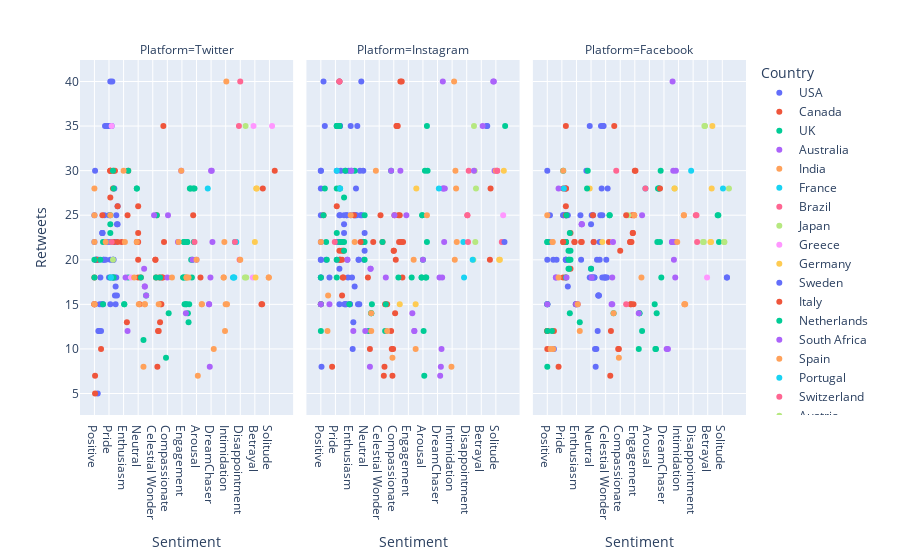

Notebook source saved alongside this figure:
### Code cell
import plotly.express as px
df = pd.read_csv('C:\\Users\\avaan\\Downloads\\archive (1)\\sentimentdataset.csv')
df.Country = df.Country.str.strip()
df.Platform = df.Platform.str.strip()
fig = px.scatter(df, x="Sentiment", y="Retweets", color="Country",facet_col="Platform")
fig.show()

### Figure 1 — Plotly figure (JSON) as saved in the notebook; plotly's stock layout.template omitted (floating-point values rounded to 4 significant figures)
{"data": [{"hovertemplate": "Country=USA<br>Platform=Twitter<br>Sentiment=%{x}<br>Retweets=%{y}<extra></extra>", "legendgroup": "USA", "marker": {"color": "#636efa", "symbol": "circle"}, "mode": "markers", "name": "USA", "orientation": "v", "showlegend": true, "type": "scatter", "x": [" Positive  ", " Negative  ", " Positive  ", " Positive  ", " Admiration   ", " Kind         ", " Admiration   ", " Kind         ", " Elation       ", " Despair         ", " Frustration ", " Regret         ", " Curiosity       ", " Determination   ", " Nostalgia       ", " Zest ", " Proud ", " Proud ", " Proud ", " Loneliness ", " Envious ", " Envious ", " Satisfaction  ", " Wonderment    ", " Despair ", " Love ", " Energy ", " Charm ", " Creativity ", " Pride ", " Iconic ", " Excitement ", " Inspiration ", " Adventure ", " Mesmerizing ", " Excitement ", " Frustration ", " Excitement ", " Pride ", " Joy ", " Contentment ", " Joy ", " Joy ", " Mischievous ", " Embarrassed ", " Joy ", " Embarrassed ", " Sad ", " Sad ", " Sad ", " Bad ", " Bad ", " Hate ", " Hate ", " Happy ", " Happy "], "xaxis": "x", "y": [15, 30, 22, 25, 20, 20, 20, 20, 20, 5, 12, 12, 15, 18, 12, 15, 23, 23, 23, 15, 20, 20, 25, 35, 20, 35, 35, 22, 35, 18, 22, 40, 35, 35, 40, 15, 20, 20, 25, 22, 20, 20, 20, 28, 18, 18, 16, 15, 17, 22, 18, 25, 16, 24, 24, 26], "yaxis": "y"}, {"hovertemplate": "Country=USA<br>Platform=Instagram<br>Sentiment=%{x}<br>Retweets=%{y}<extra></extra>", "legendgroup": "USA", "marker": {"color": "#636efa", "symbol": "circle"}, "mode": "markers", "name": "USA", "orientation": "v", "showlegend": false, "type": "scatter", "x": [" Positive  ", " Positive  ", " Positive  ", " Positive  ", " Negative  ", " Positive  ", " Positive  ", " Positive  ", " Positive  ", " Positive  ", " Positive  ", " Fear         ", " Happiness    ", " Affection    ", " Surprise     ", " Anticipation ", " Fear         ", " Affection    ", " Surprise     ", " Excitement   ", " Confusion ", " Euphoria      ", " Enthusiasm    ", " Empowerment   ", " Gratitude     ", " Enthusiasm    ", " Reverence ", " Despair      ", " Curiosity       ", " Melancholy      ", " Serenity        ", " Curiosity ", " Playful ", " Playful ", " Loneliness ", " Awe           ", " Admiration    ", " Empowerment   ", " Reflection    ", " Confidence    ", " Elation       ", " Whimsy        ", " Whimsy        ", " Heartbreak    ", " Joy ", " Enchantment ", " Awe ", " Excitement ", " Emotion ", " Celebration ", " Colorful ", " Frustration ", " Excitement ", " Contentment ", " Contentment ", " Joy ", " Joy ", " Joy ", " Excitement ", " Contentment ", " Gratitude ", " Relief ", " Joy ", " Mischievous ", " Joy ", " Joy ", " Excitement ", " Neutral ", " Neutral ", " Happy ", " Happy ", " Happy "], "xaxis": "x2", "y": [20, 15, 22, 28, 8, 30, 25, 18, 30, 20, 18, 15, 30, 15, 25, 20, 15, 15, 25, 18, 30, 15, 15, 25, 30, 15, 18, 10, 20, 13, 25, 17, 25, 25, 18, 28, 25, 35, 35, 15, 40, 20, 20, 15, 40, 30, 25, 35, 40, 25, 22, 35, 22, 35, 25, 35, 20, 25, 30, 35, 30, 20, 22, 30, 15, 19, 20, 23, 21, 23, 25, 24], "yaxis": "y2"}, {"hovertemplate": "Country=USA<br>Platform=Facebook<br>Sentiment=%{x}<br>Retweets=%{y}<extra></extra>", "legendgroup": "USA", "marker": {"color": "#636efa", "symbol": "circle"}, "mode": "markers", "name": "USA", "orientation": "v", "showlegend": false, "type": "scatter", "x": [" Positive  ", " Neutral   ", " Positive  ", " Positive  ", " Positive  ", " Bitter       ", " Enjoyment    ", " Bitter       ", " Kind         ", " Hope          ", " Euphoria      ", " Compassion    ", " Elation       ", " Euphoria      ", " Compassion    ", " Frustration     ", " Jealousy    ", " Nostalgia       ", " Numbness        ", " Serenity        ", " Determination   ", " Grateful ", " Hopeful ", " Empathetic ", " Empathetic ", " Jealous ", " Envious ", " Overwhelmed ", " Overwhelmed ", " Overwhelmed   ", " Resilience   ", " Darkness     ", " Grief ", " Grief ", " Enchantment ", " Joy ", " Ecstasy ", " Euphoria ", " Gratitude ", " Triumph ", " Pressure ", " Celestial Wonder ", " Indifference ", " Surprise ", " Curiosity ", " Contentment ", " Gratitude ", " Joy ", " Joy ", " Excitement ", " Joy ", " Positive ", " Joy ", " Excitement ", " Embarrassed ", " Joy ", " Embarrassed ", " Neutral ", " Neutral ", " Neutral "], "xaxis": "x3", "y": [20, 25, 15, 30, 15, 18, 25, 18, 22, 22, 15, 18, 25, 15, 18, 10, 8, 10, 10, 25, 20, 20, 12, 16, 16, 16, 20, 20, 22, 25, 35, 28, 18, 25, 30, 28, 35, 35, 18, 18, 18, 18, 20, 18, 20, 25, 35, 25, 20, 25, 25, 28, 20, 25, 25, 20, 17, 24, 19, 18], "yaxis": "y3"}, {"hovertemplate": "Country=Canada<br>Platform=Twitter<br>Sentiment=%{x}<br>Retweets=%{y}<extra></extra>", "legendgroup": "Canada", "marker": {"color": "#EF553B", "symbol": "circle"}, "mode": "markers", "name": "Canada", "orientation": "v", "showlegend": true, "type": "scatter", "x": [" Negative  ", " Negative  ", " Positive  ", " Positive  ", " Positive  ", " Anger        ", " Anger        ", " Bitter       ", " Elation       ", " Hope          ", " Serenity      ", " Tenderness    ", " Boredom         ", " Grief           ", " Ambivalence     ", " Nostalgia       ", " Melancholy      ", " Acceptance      ", " Serenity        ", " Proud ", " Serenity ", " Frustrated ", " Determination ", " Overjoyed     ", " Excitement   ", " Loneliness    ", " Happiness ", " Renewed Effort ", " Curiosity ", " Joy ", " Joy ", " Contentment ", " Gratitude ", " Excitement ", " Excitement ", " Excitement ", " Joy ", " Embarrassed ", " Excitement ", " Neutral ", " Neutral ", " Neutral ", " Neutral ", " Neutral ", " Happy ", " Happy "], "xaxis": "x", "y": [5, 7, 15, 18, 15, 20, 20, 15, 20, 18, 18, 25, 8, 12, 12, 10, 13, 18, 25, 25, 13, 15, 15, 18, 22, 18, 35, 22, 30, 22, 28, 30, 22, 30, 30, 30, 22, 30, 27, 26, 18, 20, 23, 22, 26, 22], "yaxis": "y"}, {"hovertemplate": "Country=Canada<br>Platform=Instagram<br>Sentiment=%{x}<br>Retweets=%{y}<extra></extra>", "legendgroup": "Canada", "marker": {"color": "#EF553B", "symbol": "circle"}, "mode": "markers", "name": "Canada", "orientation": "v", "showlegend": false, "type": "scatter", "x": [" Positive  ", " Pride        ", " Compassion    ", " Elation       ", " Serenity      ", " Grief           ", " Envy            ", " Boredom         ", " Indifference    ", " Serenity        ", " Numbness        ", " Ambivalence     ", " Numbness ", " Contentment ", " Compassionate ", " Contentment ", " Compassionate ", " Despair ", " Overwhelmed ", " Frustrated ", " Devastated ", " Apprehensive ", " Optimism      ", " Mindfulness   ", " InnerJourney  ", " Exhaustion ", " Regret ", " Sorrow ", " Betrayal ", " Joy ", " Enthusiasm ", " Heartwarming ", " Tranquility ", " Boredom ", " Surprise ", " Disgust ", " Excitement ", " Joy ", " Hate ", " Hate ", " Sad ", " Sad ", " Sad ", " Bad ", " Bad "], "xaxis": "x2", "y": [15, 12, 18, 25, 22, 8, 10, 7, 7, 25, 10, 15, 10, 20, 21, 20, 21, 8, 22, 15, 25, 14, 20, 35, 35, 35, 25, 22, 25, 40, 40, 22, 40, 18, 25, 22, 26, 21, 18, 21, 16, 20, 21, 18, 22], "yaxis": "y2"}, {"hovertemplate": "Country=Canada<br>Platform=Facebook<br>Sentiment=%{x}<br>Retweets=%{y}<extra></extra>", "legendgroup": "Canada", "marker": {"color": "#EF553B", "symbol": "circle"}, "mode": "markers", "name": "Canada", "orientation": "v", "showlegend": false, "type": "scatter", "x": [" Positive  ", " Positive  ", " Positive  ", " Positive  ", " Joy          ", " Enjoyment    ", " Acceptance   ", " Excitement   ", " Joy          ", " Acceptance   ", " Excitement   ", " Enthusiasm    ", " Hope          ", " Fulfillment   ", " Elation   ", " Grief           ", " Envy            ", " Boredom         ", " Indifference    ", " Nostalgia       ", " Playful ", " Compassionate ", " Confident ", " Confident ", " Despair ", " Amusement     ", " Serenity      ", " Contentment   ", " Engagement ", " Winter Magic ", " Joy ", " Joy ", " Joy ", " Curiosity ", " Joy ", " Joy ", " Joy ", " Excitement ", " Excitement ", " Excitement ", " Joy ", " Joy ", " Happy ", " Happy "], "xaxis": "x3", "y": [10, 12, 12, 12, 22, 25, 15, 22, 22, 15, 22, 15, 22, 22, 25, 12, 10, 7, 10, 12, 22, 21, 23, 23, 8, 15, 22, 25, 30, 30, 35, 22, 28, 22, 18, 22, 28, 18, 28, 22, 25, 26, 19, 23], "yaxis": "y3"}, {"hovertemplate": "Country=UK<br>Platform=Twitter<br>Sentiment=%{x}<br>Retweets=%{y}<extra></extra>", "legendgroup": "UK", "marker": {"color": "#00cc96", "symbol": "circle"}, "mode": "markers", "name": "UK", "orientation": "v", "showlegend": true, "type": "scatter", "x": [" Positive  ", " Positive  ", " Disgust      ", " Adoration    ", " Disgust      ", " Adoration    ", " Shame ", " Serenity      ", " Empowerment   ", " Reverence     ", " Tenderness    ", " Empowerment   ", " Hope          ", " Loneliness ", " Confusion       ", " Indifference    ", " Numbness        ", " Determination   ", " Inspired ", " Free-spirited ", " Free-spirited ", " Apprehensive ", " Dismissive ", " Fearful ", " Bitterness ", " Jealous ", " Contemplation ", " Appreciation  ", " Immersion ", " Melancholy ", " Loneliness ", " Desolation ", " Serenity ", " Captivation ", " Thrilling Journey ", " Satisfaction ", " Joy ", " Gratitude ", " Curiosity ", " Contentment ", " Contentment ", " Gratitude ", " Joy ", " Curiosity ", " Excitement ", " Excitement ", " Excitement ", " Excitement "], "xaxis": "x", "y": [18, 20, 18, 22, 18, 22, 15, 18, 15, 18, 25, 15, 18, 15, 15, 9, 11, 20, 15, 22, 22, 14, 14, 13, 15, 16, 28, 28, 20, 18, 22, 20, 18, 28, 22, 28, 30, 28, 30, 28, 18, 28, 18, 18, 25, 18, 24, 23], "yaxis": "y"}, {"hovertemplate": "Country=UK<br>Platform=Instagram<br>Sentiment=%{x}<br>Retweets=%{y}<extra></extra>", "legendgroup": "UK", "marker": {"color": "#00cc96", "symbol": "circle"}, "mode": "markers", "name": "UK", "orientation": "v", "showlegend": false, "type": "scatter", "x": [" Positive  ", " Positive  ", " Positive  ", " Amusement    ", " Confusion    ", " Happiness    ", " Amusement    ", " Confusion    ", " Pride        ", " Serenity      ", " Reverence     ", " Euphoria      ", " Elation       ", " Arousal       ", " Anxiety         ", " Disgust         ", " Frustration     ", " Acceptance      ", " Ambivalence     ", " Determination   ", " Curiosity       ", " Empathetic ", " Hopeful ", " Hopeful ", " Inspiration   ", " Blessed       ", " Surprise      ", " Regret ", " Nostalgia ", " Hope ", " Nostalgia ", " Frustration ", " Excitement ", " Excitement ", " Contentment ", " Curiosity ", " Joy ", " Excitement ", " Joy ", " Gratitude ", " Embarrassed ", " Joy ", " Excitement ", " Embarrassed ", " Excitement ", " Embarrassed ", " Excitement ", " Neutral ", " Neutral ", " Neutral ", " Happy ", " Happy ", " Happy "], "xaxis": "x2", "y": [15, 18, 12, 18, 25, 30, 18, 25, 30, 22, 18, 15, 25, 20, 12, 7, 12, 15, 12, 20, 22, 15, 14, 14, 30, 18, 18, 18, 22, 30, 35, 28, 18, 35, 28, 30, 22, 28, 35, 22, 22, 28, 35, 22, 20, 22, 23, 22, 25, 20, 27, 21, 22], "yaxis": "y2"}, {"hovertemplate": "Country=UK<br>Platform=Facebook<br>Sentiment=%{x}<br>Retweets=%{y}<extra></extra>", "legendgroup": "UK", "marker": {"color": "#00cc96", "symbol": "circle"}, "mode": "markers", "name": "UK", "orientation": "v", "showlegend": false, "type": "scatter", "x": [" Positive  ", " Positive  ", " Positive  ", " Positive  ", " Positive  ", " Calmness     ", " Tenderness    ", " Tenderness    ", " Loneliness      ", " Regret         ", " Anxiety   ", " Confusion       ", " Melancholy      ", " Ambivalence ", " Inspired ", " Inspired ", " Bitterness ", " Frustrated ", " Nostalgia      ", " Pride         ", " Elegance ", " Dazzle        ", " Grief      ", " Contentment ", " Excitement ", " Emotion ", " Reflection ", " Harmony ", " Joy ", " Joy ", " Joy ", " Joy ", " Bad ", " Bad ", " Hate ", " Hate ", " Sad ", " Sad ", " Sad ", " Neutral ", " Happy ", " Happy "], "xaxis": "x3", "y": [8, 12, 22, 15, 22, 15, 25, 25, 10, 12, 10, 10, 13, 14, 14, 14, 12, 14, 22, 28, 28, 28, 22, 25, 30, 30, 30, 18, 22, 18, 22, 22, 20, 19, 14, 23, 19, 21, 20, 19, 20, 21], "yaxis": "y3"}, {"hovertemplate": "Country=Australia<br>Platform=Twitter<br>Sentiment=%{x}<br>Retweets=%{y}<extra></extra>", "legendgroup": "Australia", "marker": {"color": "#ab63fa", "symbol": "circle"}, "mode": "markers", "name": "Australia", "orientation": "v", "showlegend": true, "type": "scatter", "x": [" Love         ", " Love         ", " Acceptance   ", " Arousal       ", " Contentment   ", " Reverence ", " Helplessness    ", " Serenity        ", " Confusion       ", " Compassionate ", " Grateful ", " Hopeful ", " Hopeful ", " Devastated ", " Jealous ", " Calmness      ", " DreamChaser   ", " Freedom       ", " Desolation ", " Loss ", " Surprise ", " Pride "], "xaxis": "x", "y": [15, 15, 22, 20, 30, 18, 8, 12, 14, 18, 19, 17, 17, 25, 16, 18, 30, 30, 20, 22, 25, 22], "yaxis": "y"}, {"hovertemplate": "Country=Australia<br>Platform=Instagram<br>Sentiment=%{x}<br>Retweets=%{y}<extra></extra>", "legendgroup": "Australia", "marker": {"color": "#ab63fa", "symbol": "circle"}, "mode": "markers", "name": "Australia", "orientation": "v", "showlegend": false, "type": "scatter", "x": [" Neutral   ", " Positive  ", " Pride        ", " Anticipation ", " Gratitude     ", " Arousal       ", " Compassion", " Resentment      ", " Helplessness ", " Loneliness ", " Melancholy      ", " Numbness        ", " Confusion       ", " Acceptance      ", " Confident ", " Grateful ", " Grateful ", " Yearning ", " Dismissive ", " Devastated ", " Dismissive ", " Curiosity  ", " Despair   ", " Enthusiasm ", " Miscalculation ", " Vibrancy ", " Nature's Beauty "], "xaxis": "x2", "y": [12, 15, 30, 20, 30, 20, 18, 7, 8, 15, 12, 8, 14, 18, 25, 19, 19, 10, 12, 25, 12, 18, 28, 30, 28, 22, 28], "yaxis": "y2"}, {"hovertemplate": "Country=Australia<br>Platform=Facebook<br>Sentiment=%{x}<br>Retweets=%{y}<extra></extra>", "legendgroup": "Australia", "marker": {"color": "#ab63fa", "symbol": "circle"}, "mode": "markers", "name": "Australia", "orientation": "v", "showlegend": false, "type": "scatter", "x": [" Neutral   ", " Positive  ", " Awe          ", " Awe          ", " Gratitude     ", " Enthusiasm    ", " Resentment      ", " Acceptance      ", " Ambivalence     ", " Confusion       ", " Acceptance      ", " Contentment ", " Playful ", " Playful ", " Playful ", " Loneliness ", " Yearning ", " Loneliness ", " Motivation    ", " Excitement    ", " Nostalgia     ", " Accomplishment ", " Curiosity   ", " Spark        ", " Bitterness ", " Despair "], "xaxis": "x3", "y": [18, 15, 22, 22, 15, 15, 10, 15, 15, 14, 18, 18, 24, 24, 24, 18, 10, 18, 40, 30, 20, 22, 18, 30, 25, 28], "yaxis": "y3"}, {"hovertemplate": "Country=India<br>Platform=Twitter<br>Sentiment=%{x}<br>Retweets=%{y}<extra></extra>", "legendgroup": "India", "marker": {"color": "#FFA15A", "symbol": "circle"}, "mode": "markers", "name": "India", "orientation": "v", "showlegend": true, "type": "scatter", "x": [" Positive  ", " Neutral   ", " Positive  ", " Positive  ", " Positive  ", " Positive  ", " Disappointed ", " Calmness     ", " Disappointed ", " Calmness     ", " Excitement ", " Fulfillment  ", " Arousal       ", " Contentment   ", " Fulfillment   ", " Jealousy        ", " Disgust         ", " Intimidation ", " Resentment      ", " Numbness        ", " Ambivalence     ", " Inspired ", " Hopeful ", " Inspired ", " Hopeful ", " Fearful ", " Gratitude     ", " Anticipation  ", " Enthusiasm    ", " Happiness     ", " Gratitude "], "xaxis": "x", "y": [25, 15, 22, 15, 15, 28, 18, 15, 18, 15, 25, 22, 20, 30, 22, 12, 7, 15, 10, 8, 15, 18, 15, 18, 15, 18, 22, 40, 30, 15, 22], "yaxis": "y"}, {"hovertemplate": "Country=India<br>Platform=Instagram<br>Sentiment=%{x}<br>Retweets=%{y}<extra></extra>", "legendgroup": "India", "marker": {"color": "#FFA15A", "symbol": "circle"}, "mode": "markers", "name": "India", "orientation": "v", "showlegend": false, "type": "scatter", "x": [" Positive  ", " Empowerment   ", " Jealousy        ", " Nostalgia       ", " Indifference    ", " Hopeful ", " Free-spirited ", " Zest ", " Hopeful ", " Frustrated ", " Bitterness ", " Thrill        ", " JoyfulReunion ", " Nostalgia ", " EmotionalStorm ", " Grief ", " Curiosity ", " Touched ", " Joy in Baking "], "xaxis": "x2", "y": [22, 25, 8, 12, 9, 12, 20, 16, 14, 12, 10, 40, 20, 25, 30, 30, 22, 28, 22], "yaxis": "y2"}, {"hovertemplate": "Country=India<br>Platform=Facebook<br>Sentiment=%{x}<br>Retweets=%{y}<extra></extra>", "legendgroup": "India", "marker": {"color": "#FFA15A", "symbol": "circle"}, "mode": "markers", "name": "India", "orientation": "v", "showlegend": false, "type": "scatter", "x": [" Positive  ", " Sadness      ", " Shame        ", " Sadness      ", " Shame        ", " Contentment   ", " Fulfillment  ", " Gratitude     ", " Contentment   ", " Intimidation    ", " Despair         ", " Determination   ", " Melancholy      ", " Curiosity       ", " Indifference    ", " Curiosity       ", " Fearful ", " Frustrated ", " Despair ", " Excitement "], "xaxis": "x3", "y": [25, 25, 15, 25, 15, 25, 22, 15, 25, 15, 10, 10, 12, 22, 9, 22, 18, 14, 18, 30], "yaxis": "y3"}, {"hovertemplate": "Country=France<br>Platform=Twitter<br>Sentiment=%{x}<br>Retweets=%{y}<extra></extra>", "legendgroup": "France", "marker": {"color": "#19d3f3", "symbol": "circle"}, "mode": "markers", "name": "France", "orientation": "v", "showlegend": true, "type": "scatter", "x": [" Intrigue      ", " Melodic       ", " Regret        ", " Heartbreak ", " Inspiration ", " Reflection ", " Inspiration ", " Obstacle ", " Creative Inspiration "], "xaxis": "x", "y": [18, 18, 18, 22, 18, 28, 22, 22, 22], "yaxis": "y"}, {"hovertemplate": "Country=France<br>Platform=Instagram<br>Sentiment=%{x}<br>Retweets=%{y}<extra></extra>", "legendgroup": "France", "marker": {"color": "#19d3f3", "symbol": "circle"}, "mode": "markers", "name": "France", "orientation": "v", "showlegend": false, "type": "scatter", "x": [" Excitement ", " Contentment ", " Desperation ", " Loss ", " Positivity "], "xaxis": "x2", "y": [30, 28, 22, 28, 18], "yaxis": "y2"}, {"hovertemplate": "Country=France<br>Platform=Facebook<br>Sentiment=%{x}<br>Retweets=%{y}<extra></extra>", "legendgroup": "France", "marker": {"color": "#19d3f3", "symbol": "circle"}, "mode": "markers", "name": "France", "orientation": "v", "showlegend": false, "type": "scatter", "x": [" Desolation ", " Solace "], "xaxis": "x3", "y": [28, 30], "yaxis": "y3"}, {"hovertemplate": "Country=Brazil<br>Platform=Twitter<br>Sentiment=%{x}<br>Retweets=%{y}<extra></extra>", "legendgroup": "Brazil", "marker": {"color": "#FF6692", "symbol": "circle"}, "mode": "markers", "name": "Brazil", "orientation": "v", "showlegend": true, "type": "scatter", "x": [" Gratitude   ", " Ruins      ", " Heartbreak ", " Satisfaction ", " Disappointment "], "xaxis": "x", "y": [35, 20, 22, 22, 40], "yaxis": "y"}, {"hovertemplate": "Country=Brazil<br>Platform=Instagram<br>Sentiment=%{x}<br>Retweets=%{y}<extra></extra>", "legendgroup": "Brazil", "marker": {"color": "#FF6692", "symbol": "circle"}, "mode": "markers", "name": "Brazil", "orientation": "v", "showlegend": false, "type": "scatter", "x": [" Enchantment   ", " Enchantment   ", " Marvel       ", " Wonder ", " Joy ", " Creativity "], "xaxis": "x2", "y": [25, 25, 22, 30, 40, 22], "yaxis": "y2"}, {"hovertemplate": "Country=Brazil<br>Platform=Facebook<br>Sentiment=%{x}<br>Retweets=%{y}<extra></extra>", "legendgroup": "Brazil", "marker": {"color": "#FF6692", "symbol": "circle"}, "mode": "markers", "name": "Brazil", "orientation": "v", "showlegend": false, "type": "scatter", "x": [" Suffering ", " Desolation ", " Betrayal ", " Kindness ", " Happiness ", " Ocean's Freedom "], "xaxis": "x3", "y": [25, 28, 15, 25, 30, 22], "yaxis": "y3"}, {"hovertemplate": "Country=Japan<br>Platform=Twitter<br>Sentiment=%{x}<br>Retweets=%{y}<extra></extra>", "legendgroup": "Japan", "marker": {"color": "#B6E880", "symbol": "circle"}, "mode": "markers", "name": "Japan", "orientation": "v", "showlegend": true, "type": "scatter", "x": [" Gratitude    ", " Resilience ", " Joy ", " Exploration "], "xaxis": "x", "y": [18, 35, 20, 18], "yaxis": "y"}, {"hovertemplate": "Country=Japan<br>Platform=Instagram<br>Sentiment=%{x}<br>Retweets=%{y}<extra></extra>", "legendgroup": "Japan", "marker": {"color": "#B6E880", "symbol": "circle"}, "mode": "markers", "name": "Japan", "orientation": "v", "showlegend": false, "type": "scatter", "x": [" Bittersweet ", " Isolation ", " Heartache ", " Success ", " Sympathy "], "xaxis": "x2", "y": [20, 35, 30, 22, 28], "yaxis": "y2"}, {"hovertemplate": "Country=Japan<br>Platform=Facebook<br>Sentiment=%{x}<br>Retweets=%{y}<extra></extra>", "legendgroup": "Japan", "marker": {"color": "#B6E880", "symbol": "circle"}, "mode": "markers", "name": "Japan", "orientation": "v", "showlegend": false, "type": "scatter", "x": [" PlayfulJoy    ", " FestiveJoy    ", " Accomplishment ", " Tranquility ", " Suspense ", " Imagination "], "xaxis": "x3", "y": [22, 22, 28, 25, 35, 35], "yaxis": "y3"}, {"hovertemplate": "Country=Greece<br>Platform=Twitter<br>Sentiment=%{x}<br>Retweets=%{y}<extra></extra>", "legendgroup": "Greece", "marker": {"color": "#FF97FF", "symbol": "circle"}, "mode": "markers", "name": "Greece", "orientation": "v", "showlegend": true, "type": "scatter", "x": [" Pensive ", " Reflection    ", " Whispers of the Past "], "xaxis": "x", "y": [18, 18, 35], "yaxis": "y"}, {"hovertemplate": "Country=Greece<br>Platform=Facebook<br>Sentiment=%{x}<br>Retweets=%{y}<extra></extra>", "legendgroup": "Greece", "marker": {"color": "#FF97FF", "symbol": "circle"}, "mode": "markers", "name": "Greece", "orientation": "v", "showlegend": false, "type": "scatter", "x": [" Curiosity     ", " Serenity "], "xaxis": "x3", "y": [18, 22], "yaxis": "y3"}, {"hovertemplate": "Country=Germany<br>Platform=Twitter<br>Sentiment=%{x}<br>Retweets=%{y}<extra></extra>", "legendgroup": "Germany", "marker": {"color": "#FECB52", "symbol": "circle"}, "mode": "markers", "name": "Germany", "orientation": "v", "showlegend": true, "type": "scatter", "x": [" Betrayal      ", " Sorrow      ", " Thrill ", " Breakthrough "], "xaxis": "x", "y": [22, 18, 28, 28], "yaxis": "y"}, {"hovertemplate": "Country=Germany<br>Platform=Instagram<br>Sentiment=%{x}<br>Retweets=%{y}<extra></extra>", "legendgroup": "Germany", "marker": {"color": "#FECB52", "symbol": "circle"}, "mode": "markers", "name": "Germany", "orientation": "v", "showlegend": false, "type": "scatter", "x": [" Bitterness ", " Betrayal ", " Contemplation "], "xaxis": "x2", "y": [15, 15, 28], "yaxis": "y2"}, {"hovertemplate": "Country=Germany<br>Platform=Facebook<br>Sentiment=%{x}<br>Retweets=%{y}<extra></extra>", "legendgroup": "Germany", "marker": {"color": "#FECB52", "symbol": "circle"}, "mode": "markers", "name": "Germany", "orientation": "v", "showlegend": false, "type": "scatter", "x": [" Thrill      ", " Adrenaline     ", " Serenity   ", " Grief ", " Accomplishment ", " Gratitude ", " Challenge "], "xaxis": "x3", "y": [22, 22, 28, 22, 28, 28, 35], "yaxis": "y3"}, {"hovertemplate": "Country=Sweden<br>Platform=Instagram<br>Sentiment=%{x}<br>Retweets=%{y}<extra></extra>", "legendgroup": "Sweden", "marker": {"color": "#636efa", "symbol": "circle"}, "mode": "markers", "name": "Sweden", "orientation": "v", "showlegend": true, "type": "scatter", "x": [" Harmony    ", " Harmony       "], "xaxis": "x2", "y": [35, 35], "yaxis": "y2"}, {"hovertemplate": "Country=Italy<br>Platform=Twitter<br>Sentiment=%{x}<br>Retweets=%{y}<extra></extra>", "legendgroup": "Italy", "marker": {"color": "#EF553B", "symbol": "circle"}, "mode": "markers", "name": "Italy", "orientation": "v", "showlegend": true, "type": "scatter", "x": [" Creativity   ", " ArtisticBurst ", " Nostalgia ", " Captivation ", " Envisioning History "], "xaxis": "x", "y": [15, 15, 18, 25, 28], "yaxis": "y"}, {"hovertemplate": "Country=Italy<br>Platform=Instagram<br>Sentiment=%{x}<br>Retweets=%{y}<extra></extra>", "legendgroup": "Italy", "marker": {"color": "#EF553B", "symbol": "circle"}, "mode": "markers", "name": "Italy", "orientation": "v", "showlegend": false, "type": "scatter", "x": [" Romance ", " Runway Creativity "], "xaxis": "x2", "y": [20, 28], "yaxis": "y2"}, {"hovertemplate": "Country=Italy<br>Platform=Facebook<br>Sentiment=%{x}<br>Retweets=%{y}<extra></extra>", "legendgroup": "Italy", "marker": {"color": "#EF553B", "symbol": "circle"}, "mode": "markers", "name": "Italy", "orientation": "v", "showlegend": false, "type": "scatter", "x": [" Grief      ", " Betrayal ", " Excitement ", " Determination "], "xaxis": "x3", "y": [28, 25, 22, 35], "yaxis": "y3"}, {"hovertemplate": "Country=Netherlands<br>Platform=Instagram<br>Sentiment=%{x}<br>Retweets=%{y}<extra></extra>", "legendgroup": "Netherlands", "marker": {"color": "#00cc96", "symbol": "circle"}, "mode": "markers", "name": "Netherlands", "orientation": "v", "showlegend": true, "type": "scatter", "x": [" Joy "], "xaxis": "x2", "y": [35], "yaxis": "y2"}, {"hovertemplate": "Country=Netherlands<br>Platform=Facebook<br>Sentiment=%{x}<br>Retweets=%{y}<extra></extra>", "legendgroup": "Netherlands", "marker": {"color": "#00cc96", "symbol": "circle"}, "mode": "markers", "name": "Netherlands", "orientation": "v", "showlegend": false, "type": "scatter", "x": [" Radiance    ", " Radiance      ", " LostLove "], "xaxis": "x3", "y": [25, 25, 22], "yaxis": "y3"}, {"hovertemplate": "Country=South Africa<br>Platform=Instagram<br>Sentiment=%{x}<br>Retweets=%{y}<extra></extra>", "legendgroup": "South Africa", "marker": {"color": "#ab63fa", "symbol": "circle"}, "mode": "markers", "name": "South Africa", "orientation": "v", "showlegend": true, "type": "scatter", "x": [" Wonder     ", " Wonder       ", " Despair   ", " Isolation ", " Friendship ", " Thrill "], "xaxis": "x2", "y": [40, 40, 40, 30, 30, 35], "yaxis": "y2"}, {"hovertemplate": "Country=Spain<br>Platform=Twitter<br>Sentiment=%{x}<br>Retweets=%{y}<extra></extra>", "legendgroup": "Spain", "marker": {"color": "#FFA15A", "symbol": "circle"}, "mode": "markers", "name": "Spain", "orientation": "v", "showlegend": true, "type": "scatter", "x": [" Rejuvenation ", " Rejuvenation ", " Disappointment ", " Regret ", " Despair "], "xaxis": "x", "y": [18, 18, 20, 18, 22], "yaxis": "y"}, {"hovertemplate": "Country=Spain<br>Platform=Instagram<br>Sentiment=%{x}<br>Retweets=%{y}<extra></extra>", "legendgroup": "Spain", "marker": {"color": "#FFA15A", "symbol": "circle"}, "mode": "markers", "name": "Spain", "orientation": "v", "showlegend": false, "type": "scatter", "x": [" Solitude "], "xaxis": "x2", "y": [30], "yaxis": "y2"}, {"hovertemplate": "Country=Portugal<br>Platform=Facebook<br>Sentiment=%{x}<br>Retweets=%{y}<extra></extra>", "legendgroup": "Portugal", "marker": {"color": "#19d3f3", "symbol": "circle"}, "mode": "markers", "name": "Portugal", "orientation": "v", "showlegend": true, "type": "scatter", "x": [" Inspiration ", " Inspiration  "], "xaxis": "x3", "y": [28, 28], "yaxis": "y3"}, {"hovertemplate": "Country=Switzerland<br>Platform=Twitter<br>Sentiment=%{x}<br>Retweets=%{y}<extra></extra>", "legendgroup": "Switzerland", "marker": {"color": "#FF6692", "symbol": "circle"}, "mode": "markers", "name": "Switzerland", "orientation": "v", "showlegend": true, "type": "scatter", "x": [" Adventure "], "xaxis": "x", "y": [22], "yaxis": "y"}, {"hovertemplate": "Country=Switzerland<br>Platform=Instagram<br>Sentiment=%{x}<br>Retweets=%{y}<extra></extra>", "legendgroup": "Switzerland", "marker": {"color": "#FF6692", "symbol": "circle"}, "mode": "markers", "name": "Switzerland", "orientation": "v", "showlegend": false, "type": "scatter", "x": [" Coziness     ", " Coziness     "], "xaxis": "x2", "y": [30, 30], "yaxis": "y2"}, {"hovertemplate": "Country=Austria<br>Platform=Facebook<br>Sentiment=%{x}<br>Retweets=%{y}<extra></extra>", "legendgroup": "Austria", "marker": {"color": "#B6E880", "symbol": "circle"}, "mode": "markers", "name": "Austria", "orientation": "v", "showlegend": true, "type": "scatter", "x": [" Gratitude  ", " Gratitude  "], "xaxis": "x3", "y": [22, 22], "yaxis": "y3"}, {"hovertemplate": "Country=Belgium<br>Platform=Twitter<br>Sentiment=%{x}<br>Retweets=%{y}<extra></extra>", "legendgroup": "Belgium", "marker": {"color": "#FF97FF", "symbol": "circle"}, "mode": "markers", "name": "Belgium", "orientation": "v", "showlegend": true, "type": "scatter", "x": [" Adventure ", " CulinaryOdyssey "], "xaxis": "x", "y": [35, 35], "yaxis": "y"}, {"hovertemplate": "Country=Denmark<br>Platform=Instagram<br>Sentiment=%{x}<br>Retweets=%{y}<extra></extra>", "legendgroup": "Denmark", "marker": {"color": "#FECB52", "symbol": "circle"}, "mode": "markers", "name": "Denmark", "orientation": "v", "showlegend": true, "type": "scatter", "x": [" Euphoria   ", " Euphoria     "], "xaxis": "x2", "y": [20, 20], "yaxis": "y2"}, {"hovertemplate": "Country=Czech Republic<br>Platform=Facebook<br>Sentiment=%{x}<br>Retweets=%{y}<extra></extra>", "legendgroup": "Czech Republic", "marker": {"color": "#636efa", "symbol": "circle"}, "mode": "markers", "name": "Czech Republic", "orientation": "v", "showlegend": true, "type": "scatter", "x": [" Awe    ", " Awe    "], "xaxis": "x3", "y": [18, 18], "yaxis": "y3"}, {"hovertemplate": "Country=Jordan<br>Platform=Twitter<br>Sentiment=%{x}<br>Retweets=%{y}<extra></extra>", "legendgroup": "Jordan", "marker": {"color": "#EF553B", "symbol": "circle"}, "mode": "markers", "name": "Jordan", "orientation": "v", "showlegend": true, "type": "scatter", "x": [" Amazement "], "xaxis": "x", "y": [30], "yaxis": "y"}, {"hovertemplate": "Country=Peru<br>Platform=Facebook<br>Sentiment=%{x}<br>Retweets=%{y}<extra></extra>", "legendgroup": "Peru", "marker": {"color": "#00cc96", "symbol": "circle"}, "mode": "markers", "name": "Peru", "orientation": "v", "showlegend": true, "type": "scatter", "x": [" Awe "], "xaxis": "x3", "y": [28], "yaxis": "y3"}, {"hovertemplate": "Country=Maldives<br>Platform=Facebook<br>Sentiment=%{x}<br>Retweets=%{y}<extra></extra>", "legendgroup": "Maldives", "marker": {"color": "#ab63fa", "symbol": "circle"}, "mode": "markers", "name": "Maldives", "orientation": "v", "showlegend": true, "type": "scatter", "x": [" Serenity "], "xaxis": "x3", "y": [22], "yaxis": "y3"}, {"hovertemplate": "Country=China<br>Platform=Twitter<br>Sentiment=%{x}<br>Retweets=%{y}<extra></extra>", "legendgroup": "China", "marker": {"color": "#FFA15A", "symbol": "circle"}, "mode": "markers", "name": "China", "orientation": "v", "showlegend": true, "type": "scatter", "x": [" Awe "], "xaxis": "x", "y": [18], "yaxis": "y"}, {"hovertemplate": "Country=Cambodia<br>Platform=Instagram<br>Sentiment=%{x}<br>Retweets=%{y}<extra></extra>", "legendgroup": "Cambodia", "marker": {"color": "#19d3f3", "symbol": "circle"}, "mode": "markers", "name": "Cambodia", "orientation": "v", "showlegend": true, "type": "scatter", "x": [" Exploration "], "xaxis": "x2", "y": [20], "yaxis": "y2"}, {"hovertemplate": "Country=Norway<br>Platform=Instagram<br>Sentiment=%{x}<br>Retweets=%{y}<extra></extra>", "legendgroup": "Norway", "marker": {"color": "#FF6692", "symbol": "circle"}, "mode": "markers", "name": "Norway", "orientation": "v", "showlegend": true, "type": "scatter", "x": [" Grandeur "], "xaxis": "x2", "y": [22], "yaxis": "y2"}, {"hovertemplate": "Country=Colombia<br>Platform=Facebook<br>Sentiment=%{x}<br>Retweets=%{y}<extra></extra>", "legendgroup": "Colombia", "marker": {"color": "#B6E880", "symbol": "circle"}, "mode": "markers", "name": "Colombia", "orientation": "v", "showlegend": true, "type": "scatter", "x": [" Hypnotic "], "xaxis": "x3", "y": [28], "yaxis": "y3"}, {"hovertemplate": "Country=Ireland<br>Platform=Instagram<br>Sentiment=%{x}<br>Retweets=%{y}<extra></extra>", "legendgroup": "Ireland", "marker": {"color": "#FF97FF", "symbol": "circle"}, "mode": "markers", "name": "Ireland", "orientation": "v", "showlegend": true, "type": "scatter", "x": [" Connection "], "xaxis": "x2", "y": [25], "yaxis": "y2"}, {"hovertemplate": "Country=Jamaica<br>Platform=Instagram<br>Sentiment=%{x}<br>Retweets=%{y}<extra></extra>", "legendgroup": "Jamaica", "marker": {"color": "#FECB52", "symbol": "circle"}, "mode": "markers", "name": "Jamaica", "orientation": "v", "showlegend": true, "type": "scatter", "x": [" Journey "], "xaxis": "x2", "y": [30], "yaxis": "y2"}, {"hovertemplate": "Country=Kenya<br>Platform=Instagram<br>Sentiment=%{x}<br>Retweets=%{y}<extra></extra>", "legendgroup": "Kenya", "marker": {"color": "#636efa", "symbol": "circle"}, "mode": "markers", "name": "Kenya", "orientation": "v", "showlegend": true, "type": "scatter", "x": [" Admiration "], "xaxis": "x2", "y": [22], "yaxis": "y2"}, {"hovertemplate": "Country=Scotland<br>Platform=Instagram<br>Sentiment=%{x}<br>Retweets=%{y}<extra></extra>", "legendgroup": "Scotland", "marker": {"color": "#EF553B", "symbol": "circle"}, "mode": "markers", "name": "Scotland", "orientation": "v", "showlegend": true, "type": "scatter", "x": [" Awe "], "xaxis": "x2", "y": [22], "yaxis": "y2"}, {"hovertemplate": "Country=Thailand<br>Platform=Instagram<br>Sentiment=%{x}<br>Retweets=%{y}<extra></extra>", "legendgroup": "Thailand", "marker": {"color": "#00cc96", "symbol": "circle"}, "mode": "markers", "name": "Thailand", "orientation": "v", "showlegend": true, "type": "scatter", "x": [" Culinary Adventure "], "xaxis": "x2", "y": [35], "yaxis": "y2"}], "layout": {"annotations": [{"font": {}, "showarrow": false, "text": "Platform=Twitter", "x": 0.16, "xanchor": "center", "xref": "paper", "y": 1, "yanchor": "bottom", "yref": "paper"}, {"font": {}, "showarrow": false, "text": "Platform=Instagram", "x": 0.5, "xanchor": "center", "xref": "paper", "y": 1, "yanchor": "bottom", "yref": "paper"}, {"font": {}, "showarrow": false, "text": "Platform=Facebook", "x": 0.84, "xanchor": "center", "xref": "paper", "y": 1, "yanchor": "bottom", "yref": "paper"}], "legend": {"title": {"text": "Country"}, "tracegroupgap": 0}, "margin": {"t": 60}, "xaxis": {"anchor": "y", "domain": [0, 0.32], "title": {"text": "Sentiment"}}, "xaxis2": {"anchor": "y2", "domain": [0.34, 0.66], "matches": "x", "title": {"text": "Sentiment"}}, "xaxis3": {"anchor": "y3", "domain": [0.68, 1.0], "matches": "x", "title": {"text": "Sentiment"}}, "yaxis": {"anchor": "x", "domain": [0, 1], "title": {"text": "Retweets"}}, "yaxis2": {"anchor": "x2", "domain": [0, 1], "matches": "y", "showticklabels": false}, "yaxis3": {"anchor": "x3", "domain": [0, 1], "matches": "y", "showticklabels": false}}}
